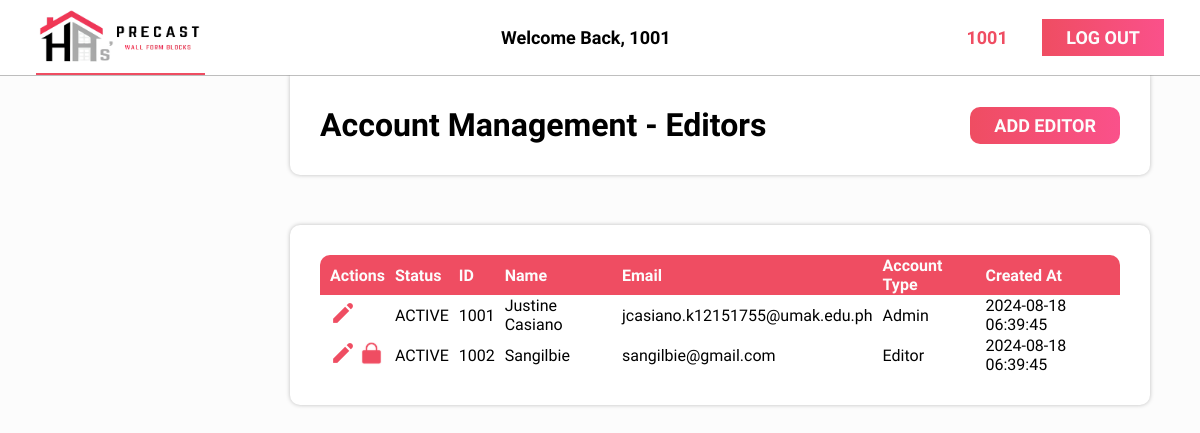
/admin/has-precast/account-management-editor.php (signed in), run on the app's committed database.
### tables this page shows
CREATE TABLE `moderator` (
    `id` INT UNSIGNED NOT NULL AUTO_INCREMENT PRIMARY KEY,
    `name` VARCHAR(70) NOT NULL,
    `email` VARCHAR(40) NOT NULL UNIQUE,
    `password` VARCHAR(255) NOT NULL,
    `type` ENUM('Admin', 'Editor') NOT NULL DEFAULT 'Editor',
    `status` ENUM('ACTIVE', 'INACTIVE') NOT NULL DEFAULT 'ACTIVE',
    `created_at` DATETIME NOT NULL DEFAULT NOW()
);

### src/admin/has-precast/includes/account/get-editor.inc.php (called while the page is built)
<?php
include("../has-precast/classes/dbh.classes.php");
include("../has-precast/classes/admin-account-repo.php");
$getEditor = new AccountRepository();
$result = $getEditor->getEditors();

### src/admin/has-precast/classes/dbh.classes.php (called while the page is built)
<?php
class Dbh {
    protected function connect(){
        try{
            $db_username = "has_admin";
            $db_password = "wc8KTRfrJrTpe8";
            $dbh = new PDO('mysql:host=localhost;dbname=has_precast;', $db_username, $db_password);
            return $dbh;
        }
        catch(PDOException $e){
            print "Error!: " . $e->getMessage() . "<br>";
        }
    }
}

### src/admin/has-precast/classes/admin-account-repo.php (called while the page is built, shortened)
<?php
class AccountRepository extends Dbh{
    public function getEditors(){
        $query = $this->connect()->prepare('SELECT * FROM Moderator;');
        if(!$query->execute(array())){
            $query = null;
            header("location: ../../account-management-editor.php?error=queryfailed");
            exit();
        }
        $result = $query->fetchAll(PDO::FETCH_ASSOC);
        return $result;
    }
}

### src/admin/has-precast/account-management-editor.php (the view, shortened to what this page needs)
<?php
include("includes/account/get-editor.inc.php");
?>
<!DOCTYPE html>
<html lang="en">
<head>
  <link rel="stylesheet" href="styles/admin-global.css">
  <link rel="stylesheet" href="styles/editor.css">
</head>
<body>
  <main>
    <div class="main-header">
      <h1>Account Management - Editors</h1>
      <a href="add-editor.php"><button>ADD EDITOR</button></a>
    </div>
    <div class="table">
      <table>
        <thead>
          <tr>
            <th>Actions</th>
            <th>Status</th>
            <th>ID</th>
            <th>Name</th>
            <th>Email</th>
            <th>Account Type</th>
            <th>Created At</th>
          </tr>
        </thead>
        <?php
        $buttons = '';
        foreach ($result as $editor) {
          if ($editor['type'] === 'Editor') {
            if ($editor['status'] === "ACTIVE") {
              $icon = "lock.svg";
              $tooltip = 'Suspend';
            } else {
              $icon = "unlock.svg";
              $tooltip = 'Unsuspend';
            }
            $buttons =
              "<a class='table-tooltip' style='--content: \"Edit\";' href='edit-editor.php?ModeratorID=$editor[id]'><img src='images/admin-editor/Edit.svg'></a>
              <a class='table-tooltip' style='--content: \"$tooltip\";'href='includes/account/status-editor.inc.php?ModeratorID=$editor[id]&status=$editor[status]&name=$editor[name]'><img src='images/admin-editor/$icon'></a>";
          } else {
            $buttons = "<a class='table-tooltip' style='--content: \"Edit\";' href='edit-editor.php?ModeratorID=$editor[id]'><img src='images/admin-editor/Edit.svg'></a>";
          }
          echo "
                <tbody>
                <tr>
                  <td>
                  $buttons
                  </td>
                  <td>
                    $editor[status]
                  </td>
                  <td>
                    $editor[id]
                  </td>
                  <td>
                    $editor[name]
                  </td>
                  <td>
                    $editor[email]
                  </td>
                  <td>
                    $editor[type]
                  </td>
                  <td>
                    $editor[created_at]
                  </td>
                </tr>
              </tbody>
              ";
        }
        ?>
      </table>
    </div>
  </main>
</body>
</html>

### src/admin/has-precast/styles/admin-global.css (style rules this page uses)
:root { --clr-primary: #FCFCFC; --clr-primary-shade: #DDDEDE; --clr-secondary: #434343; --clr-secondary-shade: #000000; --clr-accent: #EF4D62; --clr-accent-shade: #F80759; --clr-tertiary: #6b6b6b; --fs-default: 16px; --fs-heading: 8rem; --fs-title: 3rem; --fs-subtitle: 1.2rem; --ff-default: 'Inter Tight', sans-serif; --ff-login: "Inika", serif; }
html { font-size: var(--fs-default); scroll-snap-type: y mandatory; font-family: var(--ff-default); background-color: var(--clr-primary); }
a { text-decoration: none; color: var(--clr-accent); }
main { padding-top: 75px; padding-left: calc(20% + 50px); padding-right: 50px; }
.main-header { background-color: white; display: flex; justify-content: space-between; align-items: center; padding: 0 30px; height: 100px; border-radius: 0 0 10px 10px; box-shadow: 0 0 4px 0 rgba(0, 0, 0, 0.25); margin-bottom: 50px; }
.main-header button { font-family: var(--ff-default); font-weight: 700; font-size: 18px; padding: 0.5rem 1.5rem; border: none; color: var(--clr-primary); background: linear-gradient(90deg, #EF4D62 0%, rgba(248, 7, 89, 0.70) 100%); width: fit-content; transition: 0.15s; cursor: pointer; border-radius: 10px; }

### src/admin/has-precast/styles/editor.css (style rules this page uses)
.table { min-height: fit-content; background-color: white; display: flex; flex-direction: column; align-items: start; padding: 30px 30px; border-radius: 10px; box-shadow: 0 0 4px 0 rgba(0, 0, 0, 0.25); }
table { width: 100%; border-collapse: collapse; }
thead { text-align: left; background-color: var(--clr-accent); color: var(--clr-primary); }
thead, tbody { height: 40px; }
th, td { padding-left: 10px; }
th:first-of-type { border-radius: 10px 0 0 0; }
th:last-of-type { border-radius: 0 10px 0 0; }

### data on the page
moderator: status "ACTIVE", id "1001", name "Justine Casiano", email "jcasiano.k12151755@umak.edu.ph", type "Admin", created_at "2024-08-18 06:39:45"
moderator: status "ACTIVE", id "1002", name "Sangilbie", email "sangilbie@gmail.com", type "Editor", created_at "2024-08-18 06:39:45"

### other printed values
$_SESSION["userid"] "1001"
